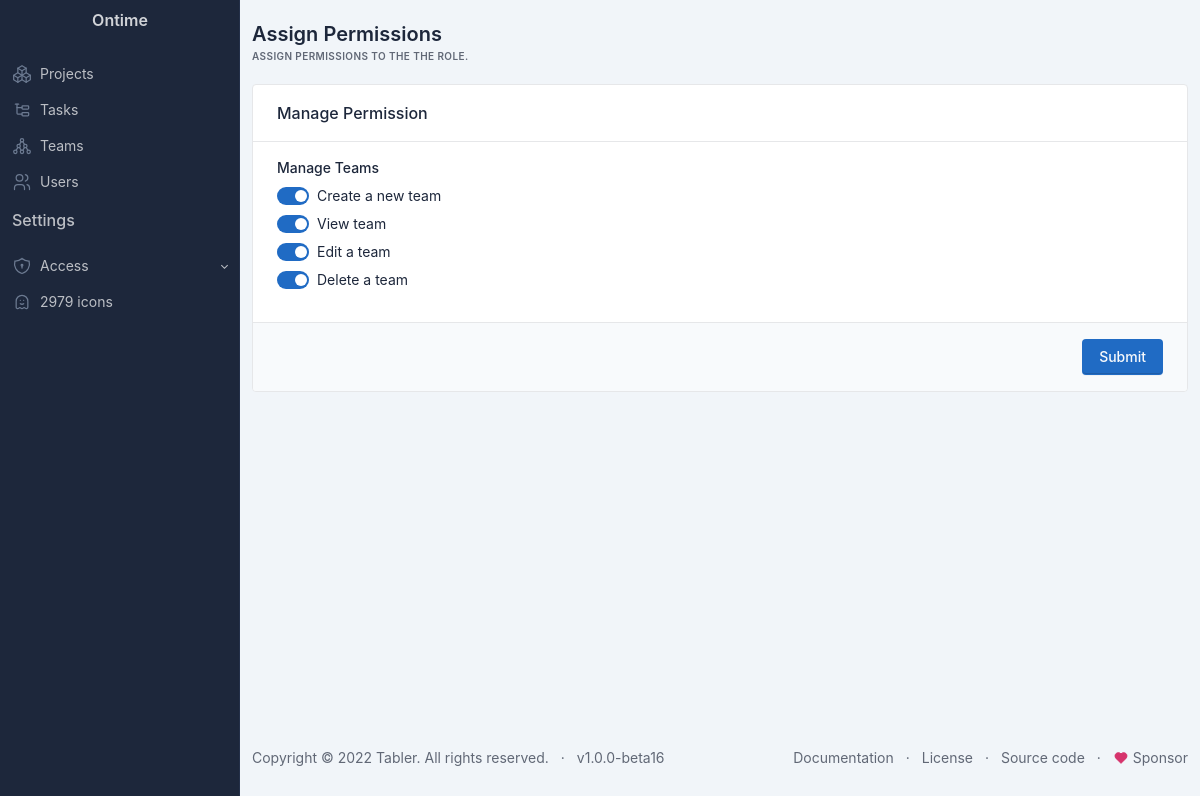
The page /administrator/permissions.php?p=1 on the database its author committed.
### tables this page shows
CREATE TABLE `permissions` (
  `id` int(11) NOT NULL,
  `type` varchar(255) DEFAULT NULL,
  `permission_name` varchar(255) NOT NULL,
  `description` text DEFAULT NULL,
  `status` enum('active','inactive') DEFAULT 'active',
  `created_at` datetime DEFAULT current_timestamp(),
  `updated_at` datetime DEFAULT current_timestamp() ON UPDATE current_timestamp()
);

### functions.php (called while the page is built, shortened)
<?php
function flattenArray($array)
{
    $result = [];
    foreach ($array as $item) {
        if (is_array($item)) {
            $result = array_merge($result, flattenArray($item));
        } else {
            $result[] = $item;
        }
    }
    return $result;
}

### administrator/permissions.php (the view, shortened to what this page needs)
<?php
require __DIR__ . '/../functions.php';
$pdo = Connection::getInstance();
$role_id = $_GET['p'] ?? '';
$sql = "SELECT * FROM permissions ORDER BY id ASC;";
$statement = $pdo->prepare($sql);
$statement->execute();
$permissions = $statement->fetchAll(PDO::FETCH_ASSOC);
$permissionsByType = [];
foreach ($permissions as $permission) {
    $permissionsByType[$permission['type']][] = $permission;
}
$enabledPermission = getPermissionsForRole($pdo, $role_id);
function getPermissionsForRole($pdo, $role_id)
{
    $sql = "SELECT permission_id FROM role_permissions WHERE role_id=:role_id";
    $statement = $pdo->prepare($sql);
    $statement->bindValue(':role_id', $role_id);
    $statement->execute();
    $result = $statement->fetchAll(PDO::FETCH_ASSOC);
    return flattenArray($result);
}
?>
<?php include 'partials/head.php'; ?>
<div class="page-body">
    <div class="container-xl">
        <row class="row row-cards">
            <div class="col-12">
                <div class="col">
                    <form class="card" method="POST" action="">
                        <div class="card-header">
                            <h3 class="card-title">Manage Permission</h3>
                        </div>
                        <div class="card-body">
                            <div class="mb-3">
                                <?php
                                foreach ($permissionsByType as $type => $typePermissions): ?>
                                    <label class="form-label">Manage <?= ucfirst($type) ?> </label>
                                    <div>
                                        <?php foreach ($typePermissions as $permission): ?>
                                            <label class="form-check form-switch">
                                                <input class="form-check-input" type="checkbox" name="permissions[]"
                                                    value="<?= $permission['id'] ?>" <?= in_array($permission['id'], $enabledPermission) ? 'checked' : '' ?> />
                                                <span class="form-check-label"><?= $permission['description'] ?></span>
                                            </label>
                                        <?php endforeach; ?>
                                    </div>
                                <?php endforeach; ?>
                            </div>
                        </div>
                        <div class="card-footer text-end">
                            <button type="submit" class="btn btn-primary">Submit</button>
                        </div>
                    </form>
                </div>
            </div>
        </row>
    </div>
</div>
<?php include 'partials/footer.php'; ?>

### administrator/partials/head.php (style rules this page uses)
:root { --tblr-font-sans-serif: Inter, -apple-system, BlinkMacSystemFont, San Francisco, Segoe UI, Roboto, Helvetica Neue, sans-serif; }

### rows shown on the page
permissions: id "☑", description "Create a new team"
permissions: id "☑", description "View team"
permissions: id "☑", description "Edit a team"
permissions: id "☑", description "Delete a team"

### other values the page prints
$page_title "Assign Permissions"
$page_desc "ASSIGN PERMISSIONS TO THE THE ROLE."
$type "Teams"
